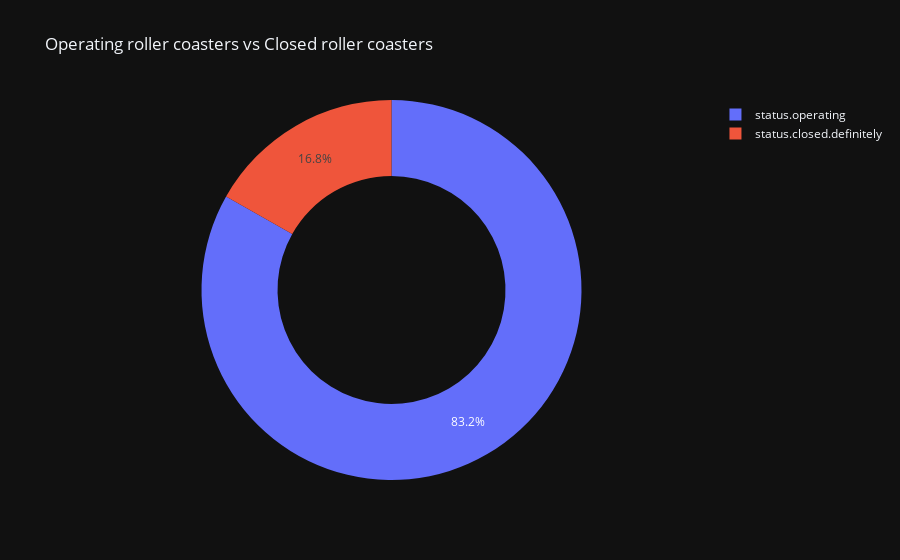

The notebook cell this image was saved under:
### Markdown cell above
8. Write a function that creates a pie chart that compares the number of operating roller coasters (`'status.operating'`) to the number of closed roller coasters (`'status.closed.definitely'`). Your function should take the roller coaster DataFrame as an argument. Make sure to include informative labels that describe your visualization.

   Call your function with the roller coaster DataFrame.

### Code cell
# 8
# Create a function to plot a pie chart of status.operating
def pieplot(df):
    df_p = rc_data[rc_data.status.isin(['status.operating','status.closed.definitely'])].groupby('status').name.count()
    #plt.pie(df_p, labels=df_p.index, autopct='%0.1f%%')
    fig = px.pie(df_p, values = df_p.values, names=df_p.index, title = 'Operating roller coasters vs Closed roller coasters', hole=.6, template='plotly_dark')
    #plt.axis('equal') 
    fig.show()
    
# Create pie chart of roller coasters
pieplot(rc_data)
#values='Count'

### Figure 1 — Plotly figure (JSON) as saved in the notebook; plotly's stock layout.template omitted (floating-point values rounded to 4 significant figures)
{"data": [{"domain": {"x": [0, 1], "y": [0, 1]}, "hole": 0.6, "hovertemplate": "status=%{label}<br>value=%{value}<extra></extra>", "labels": ["status.closed.definitely", "status.operating"], "legendgroup": "", "name": "", "showlegend": true, "type": "pie", "values": [439, 2172]}], "layout": {"legend": {"tracegroupgap": 0}, "title": {"text": "Operating roller coasters vs Closed roller coasters"}}}
